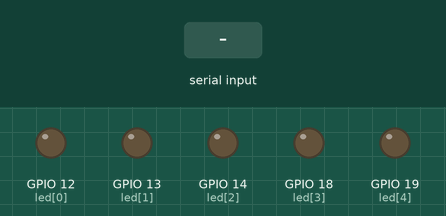
A program run on a simulated ESP32. Shown: output pins drawn as LEDs (lit = HIGH). The test bench sets the inputs (shaded band). What the program prints to the serial monitor is not drawn.

Above: at 1.2 s.
1.3 s: "1\n" received over Serial
At 2.0 s:
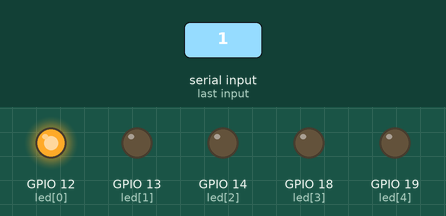
2.8 s: "5\n" received over Serial
At 3.2 s:
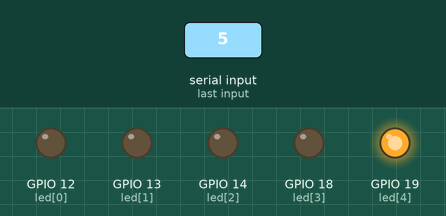
4.3 s: "90,45\n" received over Serial
At 5.5 s:
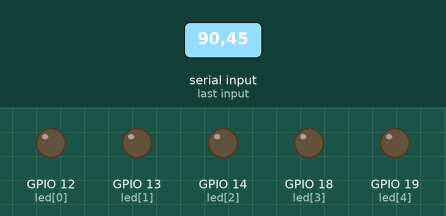
Timing chart, 0 to 7.3 s (numbered marks = the images above; inputs shaded):
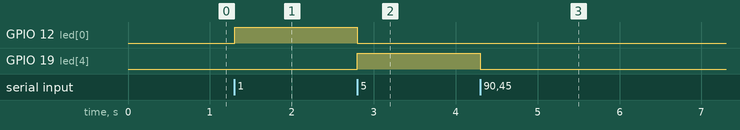

The program:

main.cpp
```cpp
#include <Arduino.h>

int led[5]={12,13,14,18,19};
String myString = "";

void setup()
{
  Serial.begin(115200);
  for(int i=0;i<5;i++)
  {
    pinMode(led[i],OUTPUT);
    digitalWrite(led[i], LOW);
  }
  Serial.println("可用指令: 1-5 (控制LED1-LED5)");
}

void loop()
{
  if (Serial.available()>0)
  {
    myString=Serial.readStringUntil('\n');
    myString.trim();

    for (int i = 0; i < 5; i++)
    {
      digitalWrite(led[i], LOW);
    }

    if(myString.length()==1&&myString>="1"&&myString<="5")
    {
      int ledindex=myString.toInt()-1;
      digitalWrite(led[ledindex],HIGH);

      Serial.print("LED");
      Serial.print(ledindex+1);
      Serial.println("亮");
    }
    else
    {
      Serial.println("无效指令");
    }
  }
}
```

Measured:
- after the input at 1.3 s, GPIO 12 (led[0]): LOW → HIGH at once
- after the input at 2.8 s, GPIO 12 (led[0]): HIGH → LOW at once; GPIO 19 (led[4]): LOW → HIGH at once
- after the input at 4.3 s, GPIO 19 (led[4]): HIGH → LOW at once
